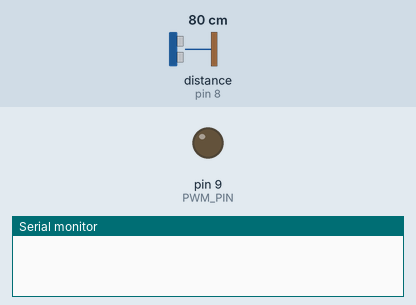
Bench run of a sketch on a simulated Arduino Uno, built with avr-gcc and run on an emulated ATmega328P. Shown: output pins drawn as LEDs (lit = HIGH), the last lines printed to the serial monitor. Wiring (inferred from the names in the program): ultrasonic range finder: trigger pin 7; echo pin 8. The test bench sets the inputs (shaded band); at power-on: distance to the obstacle (sensor on pin 8) 80 cm. The echo pulse lasts 58.3 µs per cm; pins used as bus, display or sensor lines are not drawn.

Above: at 0.1 s.
At 3.2 s:
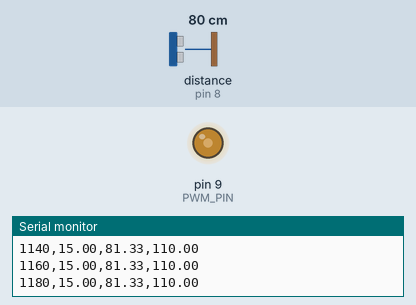
3.3 s: distance to the obstacle (sensor on pin 8) set to 2 cm
At 3.38 s:
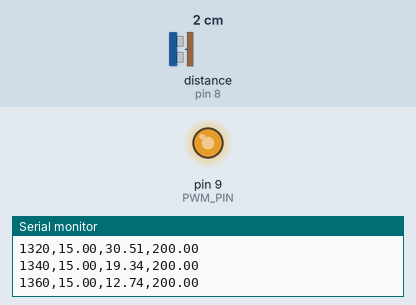
Timing chart, 0 to 6.3 s (numbered marks = the images above; inputs shaded):
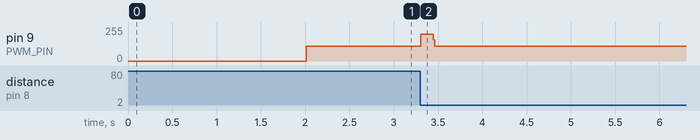

Measured:
- after the input at 3.3 s, pin 9 (PWM_PIN): 110/255 → 200/255 at once, → 110/255 0.14 s later

The sketch:

Controlado_prueba.ino
```cpp
/*
 * CONTROLADOR PID - MODO PRUEBA DE DATOS
 * Compatible con Auto_PWM_vs_H.py
 * * - Filtro: EMA (Idéntico a Nuevo_escalon_filtrado.ino)
 * - Salida: Formato CSV para Excel/Python
 * - Objetivo: 15cm (Automático, no requiere escribir en consola)
 */

// ===== PINES =====
const int trigPin = 7;
const int echoPin = 8;
const int PWM_PIN = 9;

// ===== PARÁMETROS DEL FILTRO (Copiados de tu código) =====
const float FS = 50.0;                    // 50 Hz
const float T_SAMPLE_S = 1.0 / FS;        // 0.02s
const float FC = 5.5;                     // Frecuencia de corte 5.5 Hz
const float TAU_F = 1.0 / (2.0 * PI * FC);
const float ALPHA = T_SAMPLE_S / (TAU_F + T_SAMPLE_S);

// ===== PID TUNING (Ajustado para menos oscilación) =====
// He bajado Kp y Kd. Si sigue oscilando, bajaremos más Kp.
double Kp = 1.8;   // Antes 2.5
double Ki = 0.4;   // Integra el error (fuerza la llegada a la consigna)
double Kd = 3.5;   // Freno suave

// ===== VARIABLES =====
double setpoint = 15.0;   // <--- ALTURA FIJA DE PRUEBA (15 cm)
double input_height = 0;
double output_pwm = 0;
float filteredHeight = 0;

// Variables PID
double error, lastError = 0;
double integral = 0;
unsigned long lastTime = 0;
unsigned long startTime = 0;

// Límites
const int PWM_MIN = 110;
const int PWM_MAX = 200;

void setup() {
  Serial.begin(115200);
  pinMode(trigPin, OUTPUT);
  pinMode(echoPin, INPUT);
  pinMode(PWM_PIN, OUTPUT);

  // Inicializar altura
  filteredHeight = readSonar();
  input_height = filteredHeight;

  // Espera de seguridad de 2 segundos antes de arrancar
  delay(2000);
  startTime = millis();

  // Encabezado para el CSV (Python lo guardará así)
  Serial.println("Tiempo(ms),Setpoint(cm),Altura(cm),PWM");
}

void loop() {
  unsigned long now = millis();

  // Ejecutar bucle cada 20ms (50Hz) aprox para coincidir con el filtro
  if (now - lastTime >= 20) {
    double dt = (now - lastTime) / 1000.0;
    lastTime = now;

    // 1. LEER Y FILTRAR
    float rawHeight = readSonar();
    // Tu filtro original:
    filteredHeight = (ALPHA * rawHeight) + ((1.0 - ALPHA) * filteredHeight);
    input_height = filteredHeight;

    // 2. CONTROL PID
    error = setpoint - input_height;

    // Acumular integral solo si no estamos saturados (Anti-windup simple)
    if (output_pwm < PWM_MAX && output_pwm > PWM_MIN) {
      integral += (error * dt);
    }

    // Derivada
    double derivative = (error - lastError) / dt;

    // Salida PID
    double PID_out = (Kp * error) + (Ki * integral) + (Kd * derivative);

    output_pwm = PID_out;

    // 3. LIMITADORES (SATURACIÓN)
    if (output_pwm > PWM_MAX) output_pwm = PWM_MAX;
    if (output_pwm < PWM_MIN) output_pwm = PWM_MIN; // Mantiene rotación mínima

    // Si el error es muy grande (ej. al inicio), permitir arranque fuerte
    // Pero si estamos muy cerca y queremos apagar, se puede poner lógica extra.
    // Por ahora, control continuo.

    analogWrite(PWM_PIN, (int)output_pwm);
    lastError = error;

    // 4. ENVIAR DATOS A PYTHON
    Serial.print(now - startTime); // Tiempo relativo
    Serial.print(",");
    Serial.print(setpoint);
    Serial.print(",");
    Serial.print(input_height);
    Serial.print(",");
    Serial.println(output_pwm);
  }
}

float readSonar() {
  digitalWrite(trigPin, LOW);
  delayMicroseconds(2);
  digitalWrite(trigPin, HIGH);
  delayMicroseconds(10);
  digitalWrite(trigPin, LOW);
  long duration = pulseIn(echoPin, HIGH, 25000);
  if (duration == 0) return filteredHeight;
  float cm = (duration / 2.0) / 29.1;
  return cm + 1.5; // Tu offset
}
```
